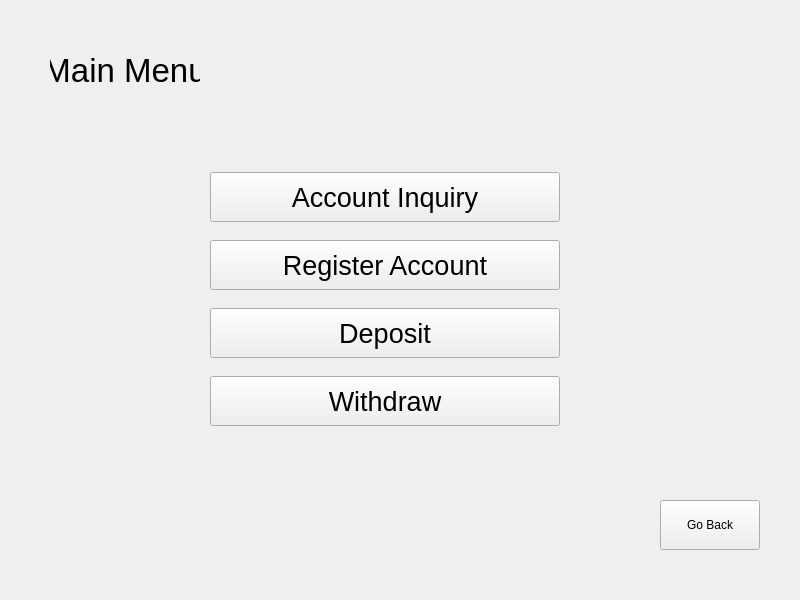
<?xml version="1.0" encoding="UTF-8"?>
<ui version="4.0">
 <class>MainMenuScene</class>
 <widget class="QWidget" name="MainMenuScene">
  <property name="geometry">
   <rect>
    <x>0</x>
    <y>0</y>
    <width>800</width>
    <height>600</height>
   </rect>
  </property>
  <property name="font">
   <font>
    <family>Arial</family>
   </font>
  </property>
  <property name="windowTitle">
   <string>Form</string>
  </property>
  <widget class="QWidget" name="verticalLayoutWidget">
   <property name="geometry">
    <rect>
     <x>210</x>
     <y>160</y>
     <width>351</width>
     <height>281</height>
    </rect>
   </property>
   <layout class="QVBoxLayout" name="verticalLayout">
    <item>
     <widget class="QPushButton" name="inquiryButton">
      <property name="minimumSize">
       <size>
        <width>350</width>
        <height>50</height>
       </size>
      </property>
      <property name="maximumSize">
       <size>
        <width>350</width>
        <height>50</height>
       </size>
      </property>
      <property name="font">
       <font>
        <family>Arial</family>
        <pointsize>20</pointsize>
       </font>
      </property>
      <property name="text">
       <string>Account Inquiry</string>
      </property>
     </widget>
    </item>
    <item>
     <widget class="QPushButton" name="registerButton">
      <property name="minimumSize">
       <size>
        <width>350</width>
        <height>50</height>
       </size>
      </property>
      <property name="maximumSize">
       <size>
        <width>350</width>
        <height>50</height>
       </size>
      </property>
      <property name="font">
       <font>
        <family>Arial</family>
        <pointsize>20</pointsize>
       </font>
      </property>
      <property name="text">
       <string>Register Account</string>
      </property>
     </widget>
    </item>
    <item>
     <widget class="QPushButton" name="depositButton">
      <property name="minimumSize">
       <size>
        <width>350</width>
        <height>50</height>
       </size>
      </property>
      <property name="maximumSize">
       <size>
        <width>350</width>
        <height>50</height>
       </size>
      </property>
      <property name="font">
       <font>
        <family>Arial</family>
        <pointsize>20</pointsize>
       </font>
      </property>
      <property name="text">
       <string>Deposit</string>
      </property>
     </widget>
    </item>
    <item>
     <widget class="QPushButton" name="withdrawButton">
      <property name="minimumSize">
       <size>
        <width>350</width>
        <height>50</height>
       </size>
      </property>
      <property name="maximumSize">
       <size>
        <width>350</width>
        <height>50</height>
       </size>
      </property>
      <property name="font">
       <font>
        <family>Arial</family>
        <pointsize>20</pointsize>
       </font>
      </property>
      <property name="text">
       <string>Withdraw</string>
      </property>
     </widget>
    </item>
   </layout>
  </widget>
  <widget class="QPushButton" name="goBackButton">
   <property name="geometry">
    <rect>
     <x>660</x>
     <y>500</y>
     <width>100</width>
     <height>50</height>
    </rect>
   </property>
   <property name="text">
    <string>Go Back</string>
   </property>
  </widget>
  <widget class="QLabel" name="label">
   <property name="geometry">
    <rect>
     <x>50</x>
     <y>40</y>
     <width>150</width>
     <height>60</height>
    </rect>
   </property>
   <property name="font">
    <font>
     <family>Arial</family>
     <pointsize>25</pointsize>
    </font>
   </property>
   <property name="text">
    <string>Main Menu</string>
   </property>
   <property name="alignment">
    <set>Qt::AlignmentFlag::AlignCenter</set>
   </property>
  </widget>
 </widget>
 <resources/>
 <connections/>
</ui>
